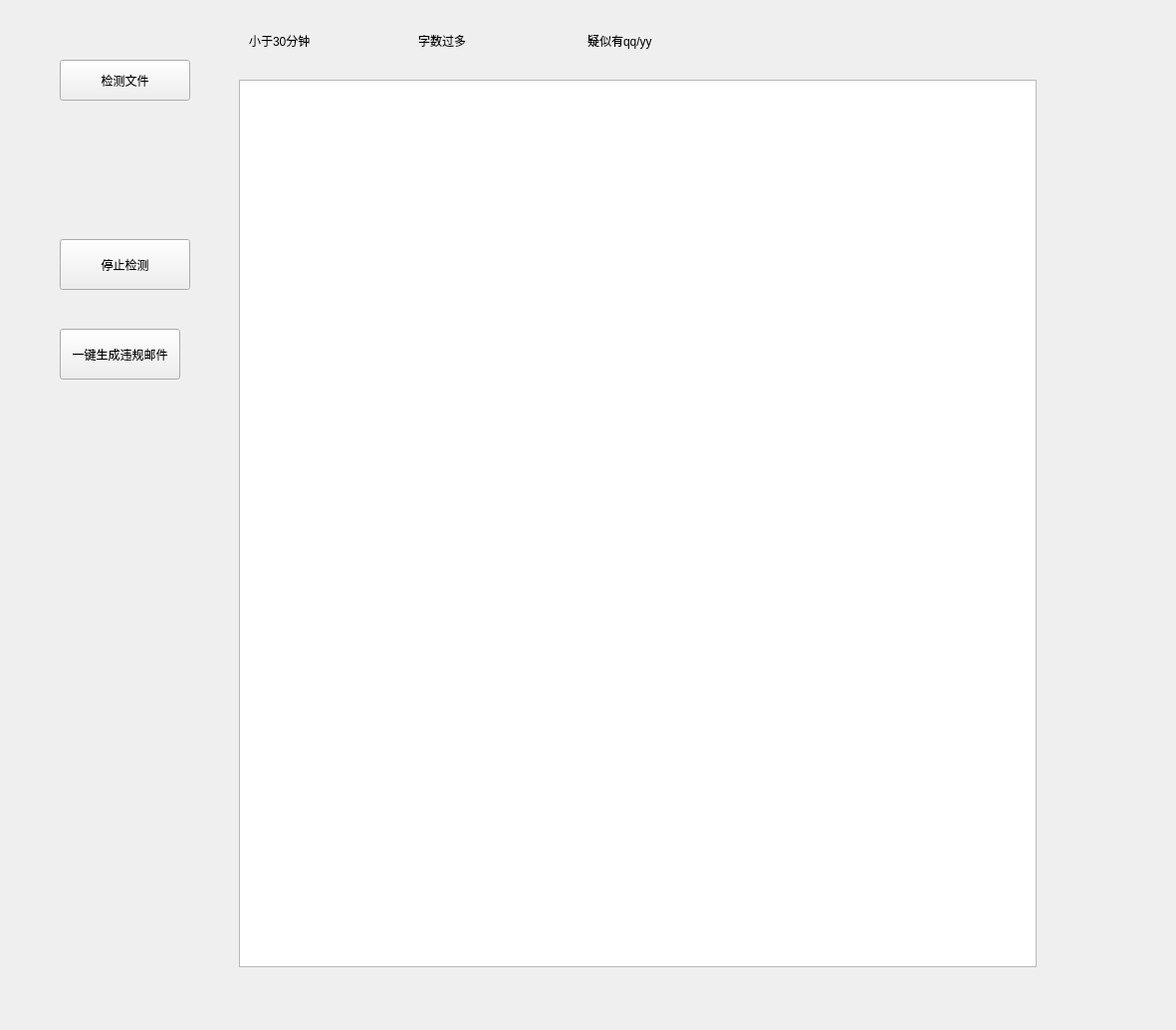
<?xml version="1.0" encoding="UTF-8"?>
<ui version="4.0">
 <class>Widget</class>
 <widget class="QWidget" name="Widget">
  <property name="geometry">
   <rect>
    <x>0</x>
    <y>0</y>
    <width>1181</width>
    <height>1034</height>
   </rect>
  </property>
  <property name="windowTitle">
   <string>Widget</string>
  </property>
  <widget class="QPushButton" name="pushButton">
   <property name="geometry">
    <rect>
     <x>60</x>
     <y>60</y>
     <width>131</width>
     <height>41</height>
    </rect>
   </property>
   <property name="text">
    <string>检测文件</string>
   </property>
  </widget>
  <widget class="QTextBrowser" name="textBrowser">
   <property name="geometry">
    <rect>
     <x>240</x>
     <y>80</y>
     <width>801</width>
     <height>891</height>
    </rect>
   </property>
  </widget>
  <widget class="QLabel" name="label">
   <property name="geometry">
    <rect>
     <x>250</x>
     <y>20</y>
     <width>81</width>
     <height>41</height>
    </rect>
   </property>
   <property name="text">
    <string>小于30分钟</string>
   </property>
  </widget>
  <widget class="QLabel" name="label_2">
   <property name="geometry">
    <rect>
     <x>420</x>
     <y>20</y>
     <width>81</width>
     <height>41</height>
    </rect>
   </property>
   <property name="text">
    <string>字数过多</string>
   </property>
  </widget>
  <widget class="QLabel" name="label_3">
   <property name="geometry">
    <rect>
     <x>590</x>
     <y>20</y>
     <width>81</width>
     <height>41</height>
    </rect>
   </property>
   <property name="text">
    <string>疑似有qq/yy</string>
   </property>
  </widget>
  <widget class="QPushButton" name="pushButton_2">
   <property name="geometry">
    <rect>
     <x>60</x>
     <y>240</y>
     <width>131</width>
     <height>51</height>
    </rect>
   </property>
   <property name="text">
    <string>停止检测</string>
   </property>
  </widget>
  <widget class="QPushButton" name="pushButton_3">
   <property name="geometry">
    <rect>
     <x>60</x>
     <y>330</y>
     <width>121</width>
     <height>51</height>
    </rect>
   </property>
   <property name="text">
    <string>一键生成违规邮件</string>
   </property>
  </widget>
  <widget class="QLabel" name="label_4">
   <property name="geometry">
    <rect>
     <x>60</x>
     <y>130</y>
     <width>151</width>
     <height>61</height>
    </rect>
   </property>
   <property name="text">
    <string/>
   </property>
  </widget>
 </widget>
 <layoutdefault spacing="6" margin="11"/>
 <resources/>
 <connections/>
</ui>
